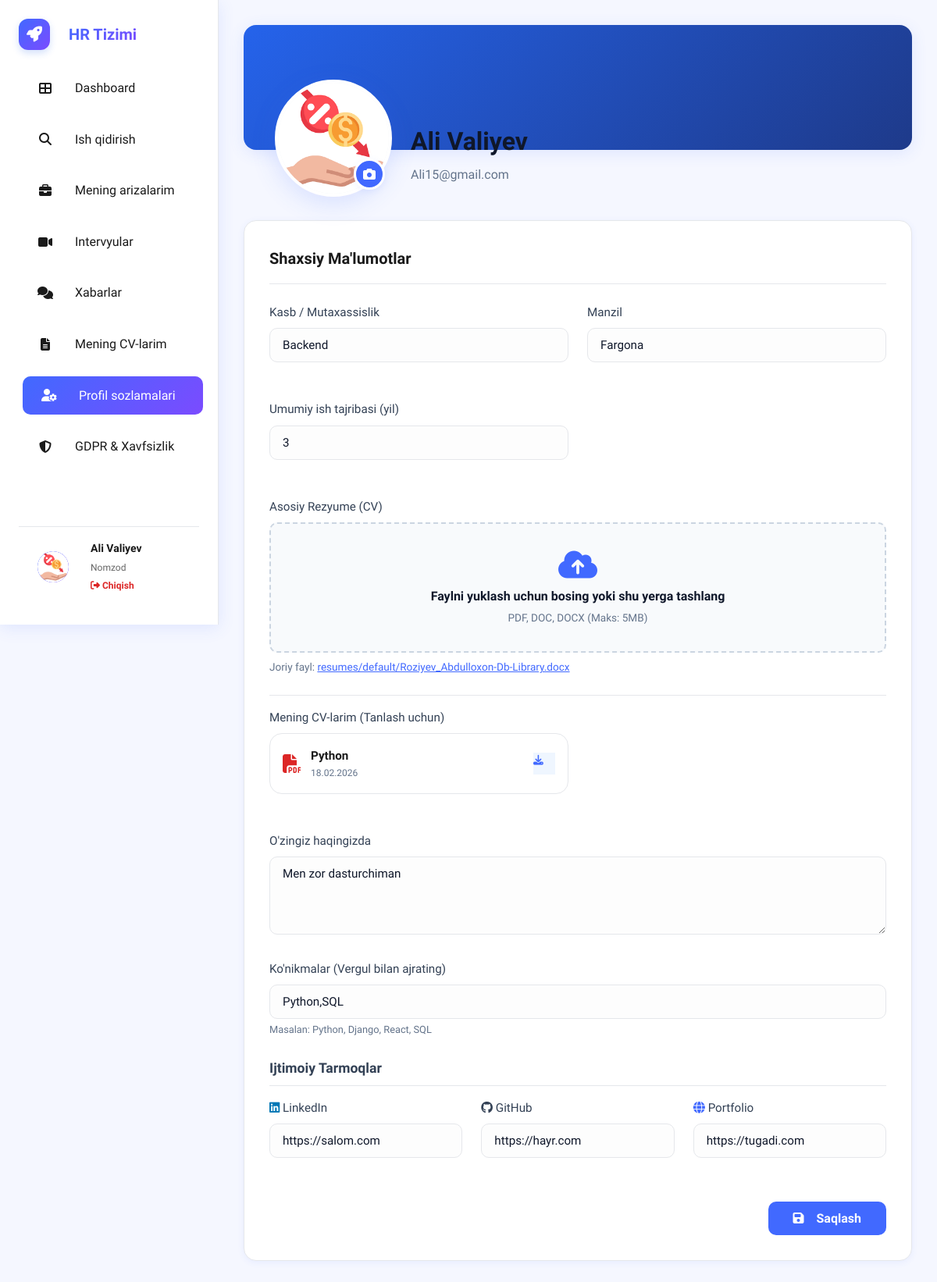
The page /candidate/profile/ (signed in) on the database its author committed.
### hr_bolim/models.py (models this page shows, shortened)
class User(AbstractUser):
    ROLE_CHOICES = (
        ("candidate","Ish izlovchi"),
        ("employer","Ish beruvchi"),
        ("admin","Admin")
    )
    role = models.CharField(max_length=20,choices=ROLE_CHOICES)
    phone = models.CharField(max_length=20,blank=True,null=True)
    consent_given = models.BooleanField(default=False)
    consent_date = models.DateTimeField(blank=True,null=True)
    consent_policy_version = models.CharField(max_length=10,blank=True,null=True)
    data_retention_until = models.DateTimeField(blank=True,null=True)
    is_delete = models .BooleanField(default=False)
    created_at = models.DateTimeField(auto_now_add=True)
    update_at = models.DateTimeField(auto_now=True)
    is_staff = models.BooleanField(default=False)
    is_superuser = models.BooleanField(default=False)

class CandidateProfile(models.Model):
    user = models.OneToOneField(User, on_delete=models.CASCADE, related_name='candidate_profile')
    profile_picture = models.ImageField(upload_to='profile_pics/', blank=True, null=True)
    profession = models.CharField(max_length=150, blank=True, null=True, help_text="Ex: Software Engineer")
    location = models.CharField(max_length=150, blank=True, null=True)
    about_me = models.TextField(blank=True, null=True)
    skills = models.TextField(blank=True, null=True, help_text="Comma separated skills")
    profile_views = models.PositiveIntegerField(default=0)
    is_processing_restricted = models.BooleanField(default=False, help_text="User restricted data processing")
    experience_years = models.PositiveIntegerField(default=0, help_text="Total years of experience")
    resume_file = models.FileField(upload_to='resumes/default/', blank=True, null=True, help_text="Default CV for 1-click apply")
    linkedin = models.URLField(blank=True, null=True)
    github = models.URLField(blank=True, null=True)
    portfolio = models.URLField(blank=True, null=True)
    created_at = models.DateTimeField(auto_now_add=True)
    updated_at = models.DateTimeField(auto_now=True)

class Resume(models.Model):
    user = models.ForeignKey(User, on_delete=models.CASCADE, related_name='resumes')
    title = models.CharField(max_length=150, help_text="CV nomi (masalan: Python Developer CV)")
    file = models.FileField(upload_to='resumes/user_uploads/')
    is_public = models.BooleanField(default=True, help_text="Boshqa ish beruvchilar ko'ra oladimi?")
    created_at = models.DateTimeField(auto_now_add=True)

### hr_bolim/views.py (the view)
# urls.py: path('candidate/profile/', candidate_profile, name='candidate_profile'),
@candidate_required
def candidate_profile(request):
    profile, created = CandidateProfile.objects.get_or_create(user=request.user)
    if request.method == 'POST':
        form = CandidateProfileForm(request.POST, request.FILES, instance=profile)
        if form.is_valid():
            form.save()
            messages.success(request, "Profil muvaffaqiyatli yangilandi!")
            return redirect('candidate_profile')
    else:
        form = CandidateProfileForm(instance=profile)
    resumes = request.user.resumes.all().order_by('-created_at')
    context = {
        'form': form,
        'profile': profile,
        'resumes': resumes
    }
    return render(request, 'hr_bolim/candidate/profile.html', context)

### hr_bolim/templates/hr_bolim/candidate/profile.html (shortened to what this page needs)
{% extends 'hr_bolim/candidate/base_candidate.html' %}
{% load static %}
{% block content %}
<div class="profile-banner">
    <div class="profile-header-content">
        <div class="profile-pic-wrapper">
            {% if profile.profile_picture %}
                <img src="{{ profile.profile_picture.url }}" alt="Profile" class="profile-pic" id="avatarPreview">
            {% else %}
                <div class="profile-placeholder" id="avatarPlaceholder">
                    <i class="fas fa-user"></i>
                </div>
            {% endif %}
            <label for="id_profile_picture" class="camera-btn" title="Rasmni o'zgartirish">
                <i class="fas fa-camera"></i>
            </label>
        </div>
        <div class="profile-names">
            <h1>{{ user.first_name }} {{ user.last_name }}</h1>
            <p>{{ user.email }}</p>
        </div>
    </div>
</div>
<div class="card" style="margin-top: 2rem;">
    <div class="section-title">
        <span>Shaxsiy Ma'lumotlar</span>
    </div>
    <form method="post" enctype="multipart/form-data" id="profileForm">
        <div class="grid-2">
            <div class="form-group">
                <label class="form-label">Kasb / Mutaxassislik</label>
                {{ form.profession }}
            </div>
            <div class="form-group">
                <label class="form-label">Manzil</label>
                {{ form.location }}
            </div>
            <div class="form-group">
                <label class="form-label">Umumiy ish tajribasi (yil)</label>
                {{ form.experience_years }}
            </div>
            <div class="form-group" style="grid-column: span 2;">
                <label class="form-label">Asosiy Rezyume (CV)</label>
                <div class="resume-upload-container" id="drop-zone">
                    <div class="drop-zone-content">
                        <i class="fas fa-cloud-upload-alt drop-zone-icon"></i>
                        <p class="drop-zone-text">Faylni yuklash uchun bosing yoki shu yerga tashlang</p>
                        <p class="drop-zone-hint">PDF, DOC, DOCX (Maks: 5MB)</p>
                    </div>
                </div>
                {% if profile.resume_file %}
                    <div style="margin-top: 0.5rem; font-size: 0.85rem; color: var(--secondary);">
                        Joriy fayl: <a href="{{ profile.resume_file.url }}" target="_blank" style="color: var(--primary); text-decoration: underline;">
                            {% if profile.resume_file.name %}{{ profile.resume_file.name }}{% else %}Yuklangan fayl{% endif %}
                        </a>
                    </div>
                {% endif %}
                {% if resumes %}
                <div style="margin-top: 1.5rem; border-top: 1px solid var(--border); padding-top: 1rem;">
                    <label class="form-label" style="margin-bottom: 0.5rem; display: block;">Mening CV-larim (Tanlash uchun)</label>
                    <div class="grid-2">
                        {% for resume in resumes %}
                        <div class="card" style="padding: 1rem; display: flex; align-items: center; gap: 0.75rem; border: 1px solid var(--border); box-shadow: none; margin-bottom: 0;">
                            <i class="fas fa-file-pdf" style="color: var(--danger); font-size: 1.5rem;"></i>
                            <div style="flex: 1; overflow: hidden;">
                                <h5 style="margin: 0; font-size: 0.95rem; white-space: nowrap; overflow: hidden; text-overflow: ellipsis;">{{ resume.title }}</h5>
                                <p style="margin: 0; font-size: 0.75rem; color: var(--secondary);">{{ resume.created_at|date:"d.m.Y" }}</p>
                            </div>
                            <a href="{{ resume.file.url }}" target="_blank" class="btn-icon" style="width: 28px; height: 28px; background: #eff6ff; color: var(--primary); font-size: 0.8rem;">
                                <i class="fas fa-download"></i>
                            </a>
                        </div>
                        {% endfor %}
                    </div>
                </div>
                {% endif %}
            </div>
            <div class="form-group" style="grid-column: span 2;">
                <label class="form-label">O'zingiz haqingizda</label>
                {{ form.about_me }}
            </div>
        </div>
        <div class="form-group">
            <label class="form-label">Ko'nikmalar (Vergul bilan ajrating)</label>
            {{ form.skills }}
            <p style="font-size: 0.8rem; color: var(--secondary); margin-top: 0.25rem;">Masalan: Python, Django, React, SQL</p>
        </div>
        <h3 style="font-size:1.1rem; margin:1.5rem 0 1rem 0; color:var(--text-main); font-weight:600; border-bottom: 1px solid var(--border); padding-bottom: 0.5rem;">Ijtimoiy Tarmoqlar</h3>
        <div class="grid-3">
            <div class="form-group">
                <label class="form-label"><i class="fab fa-linkedin" style="color:#0077b5;"></i> LinkedIn</label>
                {{ form.linkedin }}
            </div>
            <div class="form-group">
                <label class="form-label"><i class="fab fa-github"></i> GitHub</label>
                {{ form.github }}
            </div>
            <div class="form-group">
                <label class="form-label"><i class="fas fa-globe" style="color:var(--primary);"></i> Portfolio</label>
                {{ form.portfolio }}
            </div>
        </div>
        <div style="text-align:right; margin-top:2rem;">
            <button type="submit" class="btn btn-primary" style="padding: 0.75rem 2rem; font-size: 1rem;">
                <i class="fas fa-save" style="margin-right: 8px;"></i> Saqlash
            </button>
        </div>
    </form>
</div>
{% endblock %}

### hr_bolim/templates/hr_bolim/candidate/base_candidate.html (shortened to what this page needs)
{% load static %}
<!DOCTYPE html>
<html lang="uz">
<head>
    <link rel="stylesheet" href="https://cdnjs.cloudflare.com/ajax/libs/font-awesome/6.4.0/css/all.min.css">
    <link rel="stylesheet" href="{% static 'css/candidate.css' %}">
</head>
<body>
    <aside class="sidebar" id="sidebar">
        <a href="{% url 'home' %}" class="brand">
            <div class="brand-logo"><i class="fas fa-rocket"></i></div>
            <div class="brand-name">HR Tizimi</div>
        </a>
        <ul class="nav-menu">
            <li>
                <a href="{% url 'candidate_dashboard' %}" class="nav-link {% if request.resolver_match.url_name == 'candidate_dashboard' %}active{% endif %}">
                    <i class="fas fa-th-large"></i> Dashboard
                </a>
            </li>
            <li>
                <a href="{% url 'jobs_list' %}" class="nav-link">
                    <i class="fas fa-search"></i> Ish qidirish
                </a>
            </li>
            <li>
                <a href="{% url 'my_applications' %}" class="nav-link {% if request.resolver_match.url_name == 'my_applications' %}active{% endif %}">
                    <i class="fas fa-briefcase"></i> Mening arizalarim
                </a>
            </li>
            <li>
                <a href="{% url 'candidate_interviews' %}" class="nav-link {% if request.resolver_match.url_name == 'candidate_interviews' %}active{% endif %}">
                    <i class="fas fa-video"></i> Intervyular
                </a>
            </li>
            <li>
                <a href="{% url 'inbox' %}" class="nav-link {% if 'inbox' in request.resolver_match.url_name or 'chat' in request.resolver_match.url_name %}active{% endif %}">
                    <i class="fas fa-comments"></i> Xabarlar
                </a>
            </li>
            <li>
                <a href="{% url 'candidate_cv' %}" class="nav-link {% if 'candidate_cv' in request.resolver_match.url_name or 'add_' in request.resolver_match.url_name %}active{% endif %}">
                    <i class="fas fa-file-alt"></i> Mening CV-larim
                </a>
            </li>
            <li>
                <a href="{% url 'candidate_profile' %}" class="nav-link {% if request.resolver_match.url_name == 'candidate_profile' %}active{% endif %}">
                    <i class="fas fa-user-cog"></i> Profil sozlamalari
                </a>
            </li>
            <li>
                <a href="{% url 'candidate_gdpr' %}" class="nav-link {% if request.resolver_match.url_name == 'candidate_gdpr' %}active{% endif %}">
                    <i class="fas fa-shield-alt"></i> GDPR & Xavfsizlik
                </a>
            </li>
        </ul>
        <div class="user-profile-sidebar">
            <div class="avatar-sm">
                {% if user.candidate_profile.profile_picture %}
                    <img src="{{ user.candidate_profile.profile_picture.url }}" alt="Profile" style="width:100%; height:100%; border-radius:50%; object-fit:cover;">
                {% else %}
                    <i class="fas fa-user"></i>
                {% endif %}
            </div>
            <div class="user-info-sidebar">
                <h4>{{ user.first_name }} {{ user.last_name }}</h4>
                <p>Nomzod</p>
                <a href="{% url 'logout' %}" style="color:var(--danger); font-size:0.75rem; text-decoration:none; margin-top:0.25rem; display:block; font-weight:600;">
                    <i class="fas fa-sign-out-alt"></i> Chiqish
                </a>
            </div>
        </div>
    </aside>
    <main class="main-content">
        {% block content %}
        {% endblock %}
    </main>
</body>
</html>

### rows shown on the page
User: candidate_profile.profile_picture (picture), first_name "Ali", last_name "Valiyev", email "Ali15@gmail.com"
CandidateProfile: profile_picture (picture), profession "Backend", location "Fargona", experience_years "3", resume_file.name "resumes/default/Roziyev_Abdulloxon-Db-Library.docx", about_me "Men zor dasturchiman", skills "Python,SQL", linkedin "https://salom.com", github "https://hayr.com", portfolio "https://tugadi.com"
Resume: title "Python", created_at "18.02.2026"
